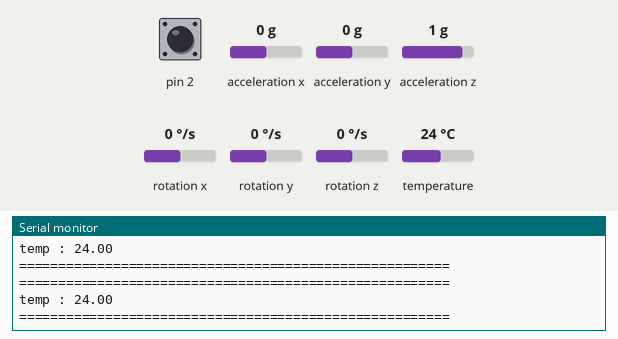
Recording of a program running on a simulated Arduino Nano, built with avr-gcc and run on an emulated ATmega328P. On the bench: the last lines printed to the serial monitor. The inputs (shaded band) are chosen by the test bench; at power-on: pin 2 HIGH, acceleration x 0 g, acceleration y 0 g, temperature 24 °C, acceleration z 1 g, rotation x 0 °/s, rotation y 0 °/s, rotation z 0 °/s.

Above: at 4.2 s.
4.3 s: pin 2 pulled LOW for 0.15 s
7.8 s: acceleration x set to -1.4 g
At 9.1 s:
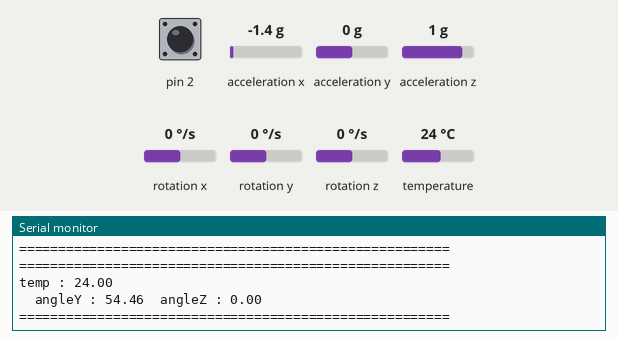
9.3 s: acceleration y set to -1.4 g
At 10.4 s:
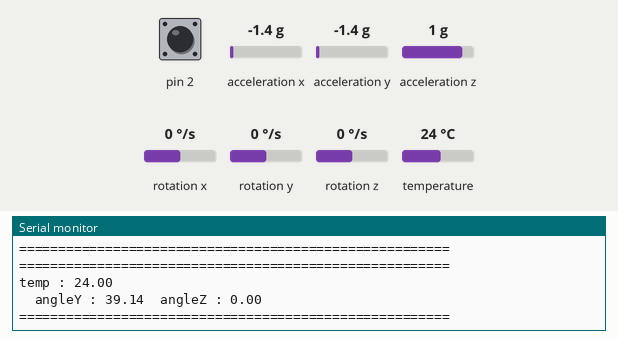
10.8 s: pin 2 pulled LOW for 1 s
16.0 s: temperature set to 12 °C
At 16.9 s:
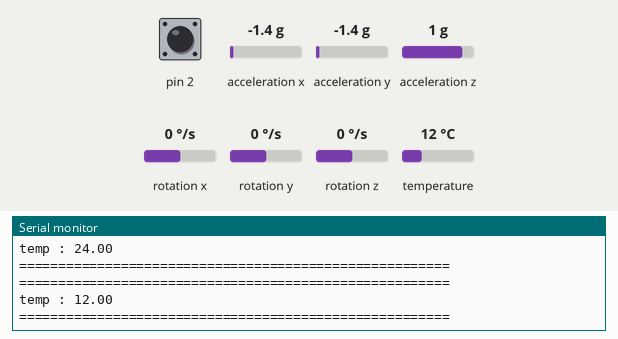
Timing chart, 0 to 18.5 s (numbered marks = the images above; inputs shaded):
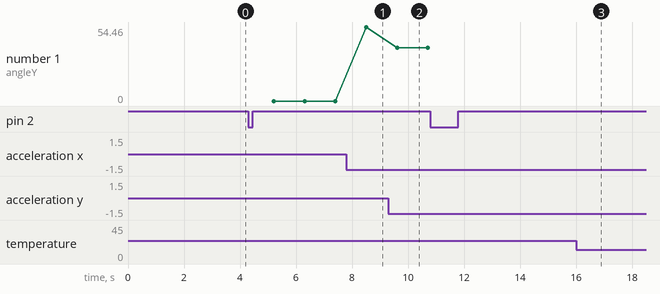

The program:

main.cpp
```cpp
#include <Arduino.h>
#include <MPU6050_tockn.h>
#include <Wire.h>

MPU6050 mpu6050(Wire);
volatile int flag = 0;
long timer = 0;

void setup() {
  Serial.begin(9600);
  Wire.begin();
  mpu6050.begin();
  mpu6050.calcGyroOffsets(true);
  DDRD &= ~( 1<< PD2 );
  PORTD |= (1 << PD2);

  //
  EICRA &= ~(1 << ISC00);
  EICRA |= (1 << ISC01);
  EIMSK |= (1 << INT0);

  sei();
}

void loop() {
  mpu6050.update();
  if(millis() - timer > 1000){
    Serial.println("=======================================================");
    Serial.print("temp : ");Serial.println(mpu6050.getTemp());
    if (flag){
      Serial.print("\tangleY : ");Serial.print(mpu6050.getAngleY());
      Serial.print("\tangleZ : ");Serial.println(mpu6050.getAngleZ());
    }
    Serial.println("=======================================================\n");
    timer = millis();
  }
}

ISR(INT0_vect){
  flag = !flag;
}
```

Measured:
- after the input at 7.8 s, the serial monitor: prints a new line after 0.71 s (image 1)
- after the input at 9.3 s, the serial monitor: prints a new line after 0.31 s (image 2)
- after the input at 16.0 s, the serial monitor: prints a new line after 0.06 s (image 3)
- plotted number 1: 0 → 54.46 after the input at 7.8 s, 54.46 → 39.14 after the input at 9.3 s
